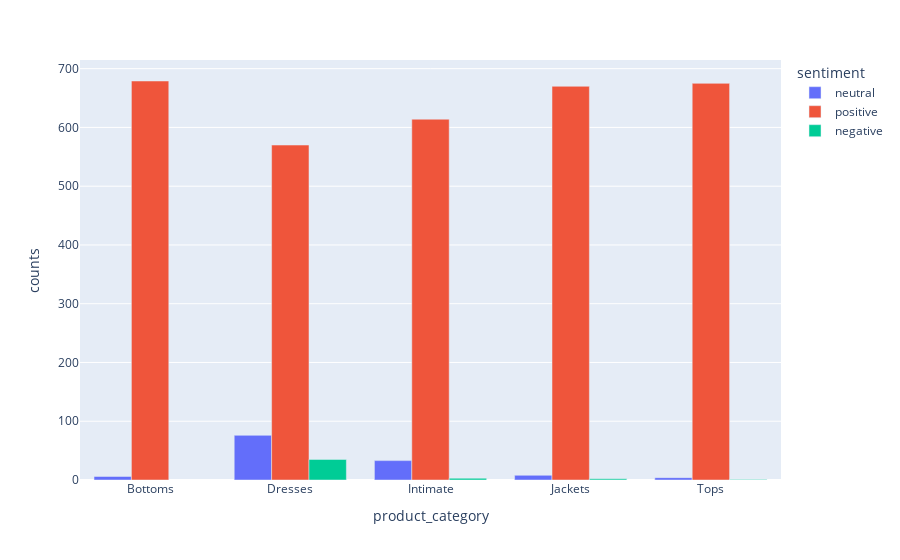

Notebook code for this chart:
### Code cell
px.bar(df, x='product_category', y='counts', color = 'sentiment', barmode = 'group')

### Figure 1 — Plotly figure (JSON) as saved in the notebook; plotly's stock layout.template omitted (floating-point values rounded to 4 significant figures)
{"data": [{"alignmentgroup": "True", "hovertemplate": "sentiment=neutral<br>product_category=%{x}<br>counts=%{y}<extra></extra>", "legendgroup": "neutral", "marker": {"color": "#636efa", "pattern": {"shape": ""}}, "name": "neutral", "offsetgroup": "neutral", "orientation": "v", "showlegend": true, "textposition": "auto", "type": "bar", "visible": true, "x": ["Bottoms", "Dresses", "Intimate", "Jackets", "Tops"], "xaxis": "x", "y": [6, 76, 33, 8, 4], "yaxis": "y"}, {"alignmentgroup": "True", "hovertemplate": "sentiment=positive<br>product_category=%{x}<br>counts=%{y}<extra></extra>", "legendgroup": "positive", "marker": {"color": "#EF553B", "pattern": {"shape": ""}}, "name": "positive", "offsetgroup": "positive", "orientation": "v", "showlegend": true, "textposition": "auto", "type": "bar", "visible": true, "x": ["Bottoms", "Dresses", "Intimate", "Jackets", "Tops"], "xaxis": "x", "y": [679, 570, 614, 670, 675], "yaxis": "y"}, {"alignmentgroup": "True", "hovertemplate": "sentiment=negative<br>product_category=%{x}<br>counts=%{y}<extra></extra>", "legendgroup": "negative", "marker": {"color": "#00cc96", "pattern": {"shape": ""}}, "name": "negative", "offsetgroup": "negative", "orientation": "v", "showlegend": true, "textposition": "auto", "type": "bar", "visible": true, "x": ["Dresses", "Intimate", "Jackets", "Tops"], "xaxis": "x", "y": [35, 3, 2, 1], "yaxis": "y"}], "layout": {"autosize": true, "barmode": "group", "legend": {"title": {"text": "sentiment"}, "tracegroupgap": 0}, "margin": {"t": 60}, "xaxis": {"anchor": "y", "autorange": true, "domain": [0, 1], "range": [-0.5, 4.5], "title": {"text": "product_category"}, "type": "category"}, "yaxis": {"anchor": "x", "autorange": true, "domain": [0, 1], "range": [0, 714.7], "title": {"text": "counts"}, "type": "linear"}}}
